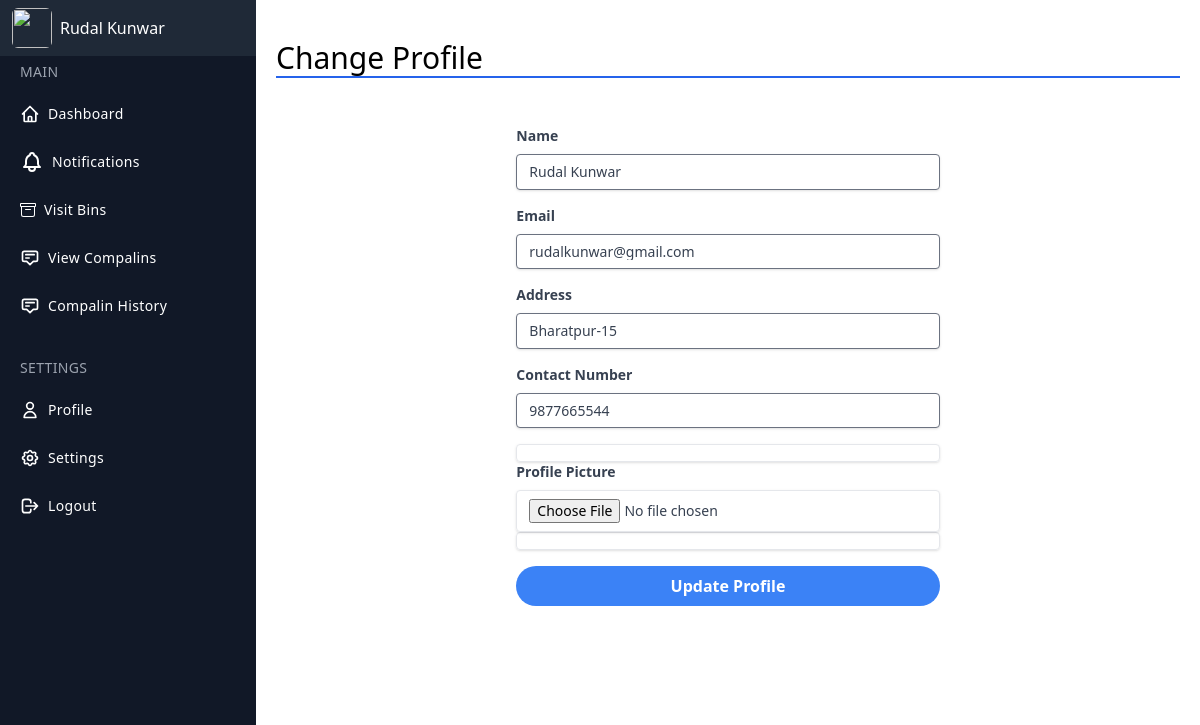
The page /user/editprofile.php (signed in) on the database its author committed.
### tables this page shows
CREATE TABLE `users` (
  `user_id` int(11) NOT NULL,
  `user_name` varchar(255) NOT NULL,
  `email` varchar(255) NOT NULL,
  `password` varchar(255) NOT NULL,
  `address` varchar(255) NOT NULL,
  `contact` varchar(255) NOT NULL,
  `profilepic` varchar(500) NOT NULL
);

### user/editprofile.php (the view, shortened to what this page needs)
<!DOCTYPE html>
<html lang="en">
<head>
    <link rel="stylesheet" href="../style.css">
</head>
<body>
    <?php include('userdashlayout.php'); ?>
    <?php
    $username = $_SESSION['username'];
    $qry = "SELECT * FROM users WHERE user_name = '$username'";
    $result = mysqli_query($con, $qry);
    $data = mysqli_fetch_assoc($result);
    ?>
    <div class="h-full w-full p-5 ml-14 md:ml-64 ">
        <div class="w-full my-5">
            <h2 class="text-3xl border-b-2 border-blue-600">Change Profile</h2>
        </div>
        <div class="flex justify-center">
            <div class="w-full lg:w-7/12 bg-white p-5 rounded-lg lg:rounded-l-none">
                <form name="form" class="px-8 pt-2 pb-8 mb-4 bg-white rounded" method="post" action="" onsubmit="return validate();" enctype="multipart/form-data">
                    <div class="mb-4">
                        <label class="block mb-2 text-sm font-bold text-gray-700" for="name">
                            Name
                        </label>
                        <input value="<?php echo $data['user_name']; ?>" class="w-full px-3 py-2 text-sm leading-tight text-gray-700 border rounded shadow appearance-none focus:outline-none focus:shadow-outline" id="name" name="name" placeholder="Name" type="text" required />
                    </div>
                    <div class="mb-4">
                        <label class="block mb-2 text-sm font-bold text-gray-700" for="email">
                            Email
                        </label>
                        <input class="w-full px-3 py-2 text-sm leading-tight text-gray-700 border rounded shadow appearance-none focus:outline-none focus:shadow-outline" id="email" value="<?php echo $data['email']; ?>" name="email" type="email" placeholder="Email" required />
                    </div>
                    <div class="mb-4">
                        <label class="block mb-2 text-sm font-bold text-gray-700" for="address">
                            Address
                        </label>
                        <input value="<?php echo $data['address']; ?>" class="w-full px-3 py-2 text-sm leading-tight text-gray-700 border rounded shadow appearance-none focus:outline-none focus:shadow-outline" id="address" name="address" placeholder="Address" type="text" required />
                    </div>
                    <div class="mb-4">
                        <label class="block mb-2 text-sm font-bold text-gray-700" for="contact">
                            Contact Number
                        </label>
                        <input value="<?php echo $data['contact']; ?>" class="w-full px-3 py-2 text-sm leading-tight text-gray-700 border rounded shadow appearance-none focus:outline-none focus:shadow-outline" id="contact" name="contact" placeholder="Contact Number" type="text" required />
                    </div>
                    <div class="mb-4">
                        <div class="w-full h-1/2 py-2 text-sm leading-tight text-gray-700 border rounded shadow appearance-none">
                        </div>
                        <label class="block mb-2 text-sm font-bold text-gray-700" for="email">
                            Profile Picture
                        </label>
                        <input class="w-full px-3 py-2 text-sm leading-tight text-gray-700 border rounded shadow appearance-none focus:outline-none focus:shadow-outline" type="file" name="photo" id="uploadfile">
                        <div class="w-full h-1/2 py-2 text-sm leading-tight text-gray-700 border rounded shadow appearance-none">
                        </div>
                    </div>
                    <div class="mb-6 text-center">
                        <input type="submit" value="Update Profile" class="btn w-full px-4 py-2 font-bold text-white bg-blue-500 rounded-full hover:bg-blue-700" name="updateprofile" onclick="return confirm('Are You Sure To Edit Profile ?')">
                    </div>
                </form>
            </div>
        </div>
    </div>
</body>
</html>
</body>
</html>

### style.css (style rules this page uses)
html { line-height: 1.5; -webkit-text-size-adjust: 100%; -moz-tab-size: 4; -o-tab-size: 4; tab-size: 4; font-family: ui-sans-serif, system-ui, -apple-system, BlinkMacSystemFont, "Segoe UI", Roboto, "Helvetica Neue", Arial, "Noto Sans", sans-serif, "Apple Color Emoji", "Segoe UI Emoji", "Segoe UI Symbol", "Noto Color Emoji"; font-feature-settings: normal; font-variation-settings: normal; }
body { margin: 0; line-height: inherit; }
h1, h2, h3, h4, h5, h6 { font-size: inherit; font-weight: inherit; }
button, input, optgroup, select, textarea { font-family: inherit; font-size: 100%; font-weight: inherit; line-height: inherit; color: inherit; margin: 0; padding: 0; }
button, [type='button'], [type='reset'], [type='submit'] { -webkit-appearance: button; background-color: transparent; background-image: none; }
blockquote, dl, dd, h1, h2, h3, h4, h5, h6, hr, figure, p, pre { margin: 0; }
input::placeholder, textarea::placeholder { opacity: 1; color: #9ca3af; }
[type='text'],[type='email'],[type='url'],[type='password'],[type='number'],[type='date'],[type='datetime-local'],[type='month'],[type='search'],[type='tel'],[type='time'],[type='week'],[multiple],textarea,select { -webkit-appearance: none; -moz-appearance: none; appearance: none; background-color: #fff; border-color: #6b7280; border-width: 1px; border-radius: 0px; padding-top: 0.5rem; padding-right: 0.75rem; padding-bottom: 0.5rem; padding-left: 0.75rem; font-size: 1rem; line-height: 1.5rem; --tw-shadow: 0 0 #0000; }
input::placeholder,textarea::placeholder { color: #6b7280; opacity: 1; }
[type='file'] { background: unset; border-color: inherit; border-width: 0; border-radius: 0; padding: 0; font-size: unset; line-height: inherit; }
.my-5 { margin-top: 1.25rem; margin-bottom: 1.25rem; }
.mb-2 { margin-bottom: 0.5rem; }
.mb-4 { margin-bottom: 1rem; }
.mb-6 { margin-bottom: 1.5rem; }
.ml-14 { margin-left: 3.5rem; }
.block { display: block; }
.flex { display: flex; }
.h-1\/2 { height: 50%; }
.h-full { height: 100%; }
.w-full { width: 100%; }
.appearance-none { -webkit-appearance: none; -moz-appearance: none; appearance: none; }
.justify-center { justify-content: center; }
.rounded { border-radius: 0.25rem; }
.rounded-full { border-radius: 9999px; }
.rounded-lg { border-radius: 0.5rem; }
.border { border-width: 1px; }
.border-b-2 { border-bottom-width: 2px; }
.border-blue-600 { --tw-border-opacity: 1; border-color: rgb(37 99 235 / var(--tw-border-opacity)); }
.bg-blue-500 { --tw-bg-opacity: 1; background-color: rgb(59 130 246 / var(--tw-bg-opacity)); }
.bg-white { --tw-bg-opacity: 1; background-color: rgb(255 255 255 / var(--tw-bg-opacity)); }
.p-5 { padding: 1.25rem; }
.px-3 { padding-left: 0.75rem; padding-right: 0.75rem; }
.px-4 { padding-left: 1rem; padding-right: 1rem; }
.px-8 { padding-left: 2rem; padding-right: 2rem; }
.py-2 { padding-top: 0.5rem; padding-bottom: 0.5rem; }
.pb-8 { padding-bottom: 2rem; }
.pt-2 { padding-top: 0.5rem; }
.text-center { text-align: center; }
.text-3xl { font-size: 1.875rem; line-height: 2.25rem; }
.text-sm { font-size: 0.875rem; line-height: 1.25rem; }
.font-bold { font-weight: 700; }
.leading-tight { line-height: 1.25; }
.text-gray-700 { --tw-text-opacity: 1; color: rgb(55 65 81 / var(--tw-text-opacity)); }
.text-white { --tw-text-opacity: 1; color: rgb(255 255 255 / var(--tw-text-opacity)); }
.shadow { --tw-shadow: 0 1px 3px 0 rgb(0 0 0 / 0.1), 0 1px 2px -1px rgb(0 0 0 / 0.1); --tw-shadow-colored: 0 1px 3px 0 var(--tw-shadow-color), 0 1px 2px -1px var(--tw-shadow-color); box-shadow: var(--tw-ring-offset-shadow, 0 0 #0000), var(--tw-ring-shadow, 0 0 #0000), var(--tw-shadow); }
@media (min-width: 768px) { .md\:ml-64 { margin-left: 16rem; } }
@media (min-width: 1024px) { .lg\:w-7\/12 { width: 58.333333%; } }
@media (min-width: 1024px) { .lg\:rounded-l-none { border-top-left-radius: 0px; border-bottom-left-radius: 0px; } }

### rows shown on the page
users: name "Rudal Kunwar", email "rudalkunwar@gmail.com", address "Bharatpur-15", contact "9877665544"

### other values the page prints
$user "Rudal Kunwar"
